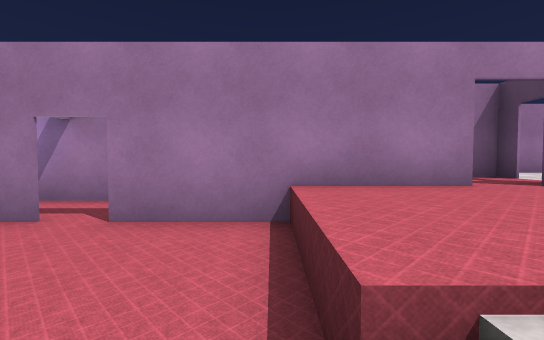
view 1 (above)

24 first-person views from a walk through a scene from a Unity 3-D project. The camera is 1.2 m above the floor, tilts 2° down and sees 90° across. The floor is counted in squares, 2 m on a side. Each view is taken from the middle of a square. On the plan, view 1 faces up. The plan holds only what a view shows up to about 9 squares ahead; the rest is blank. The place goes on beyond the plan. The player is left out. Surface patterns are stand-ins for the level's own textures.

view 2
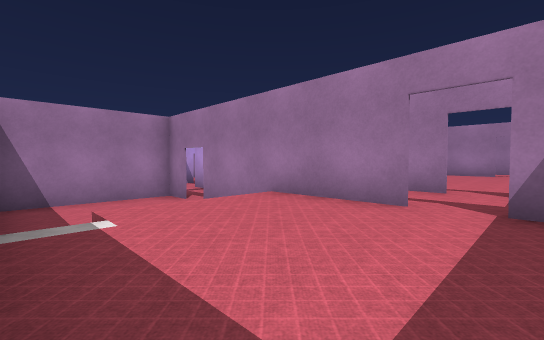

view 3
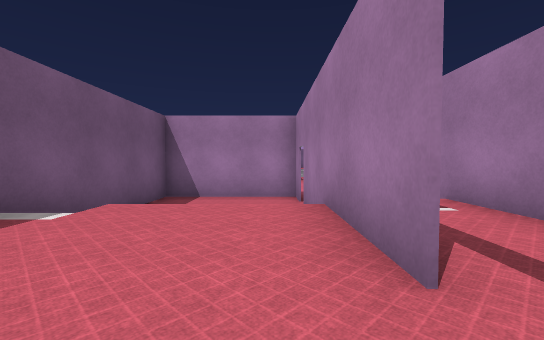

view 4
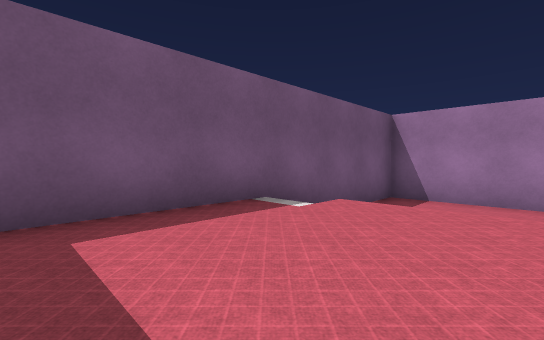

view 5
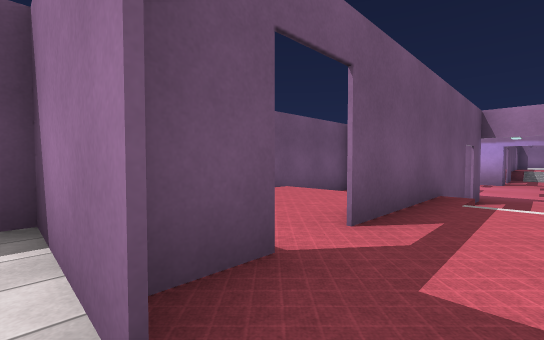

view 6
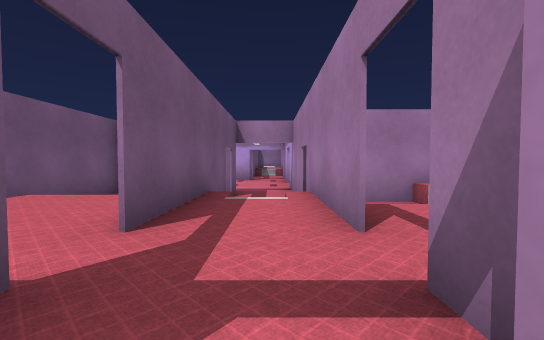

view 7
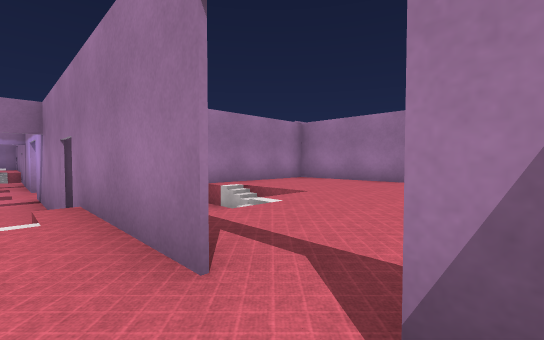

view 8
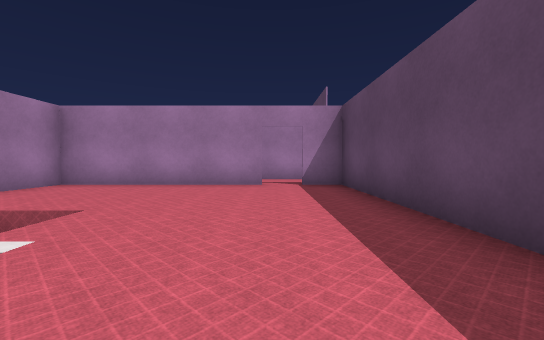

view 9
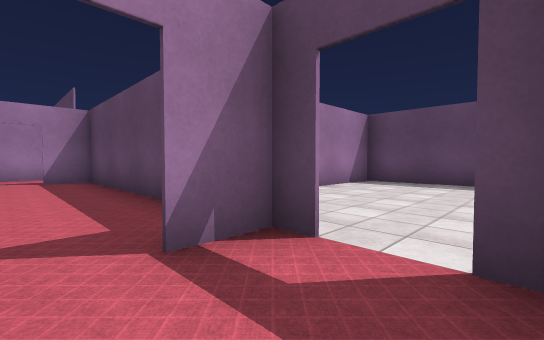

view 10
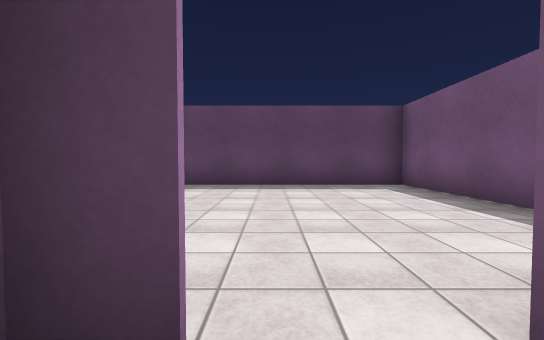

view 11
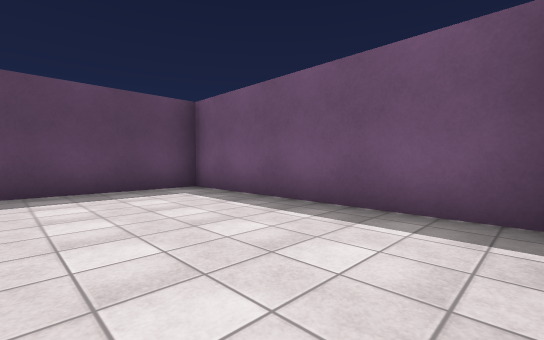

view 12
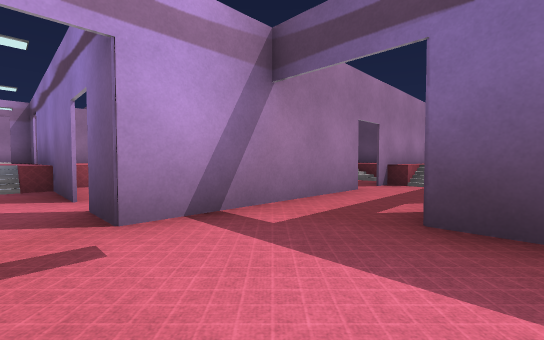

view 13
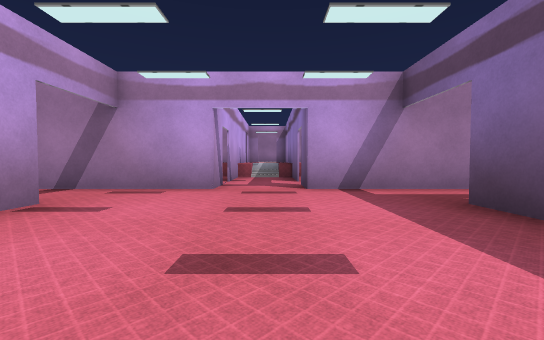

view 14
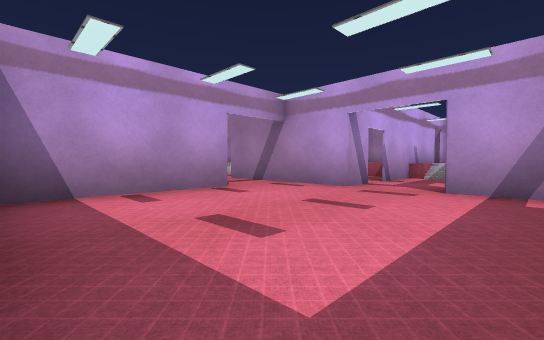

view 15
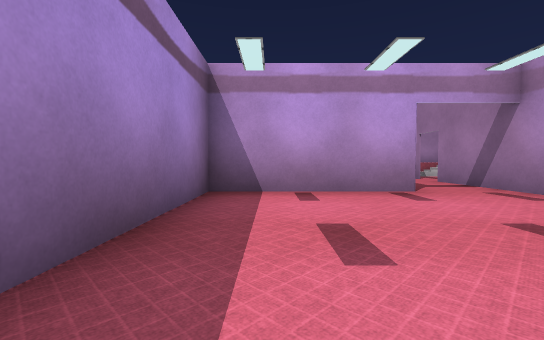

view 16
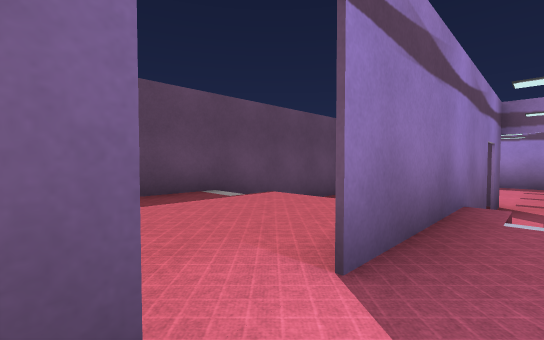

view 17
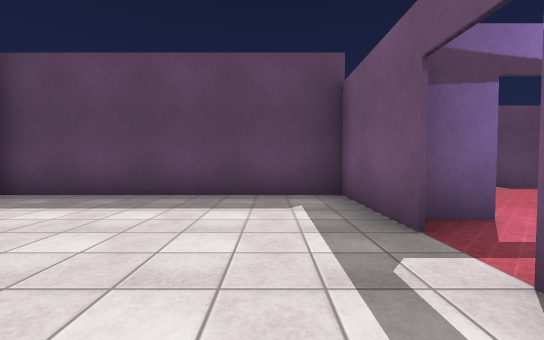

view 18
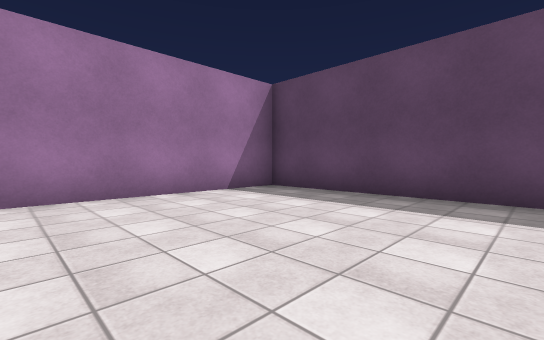

view 19
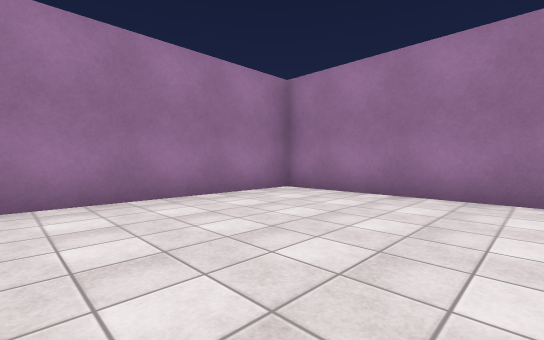

view 20
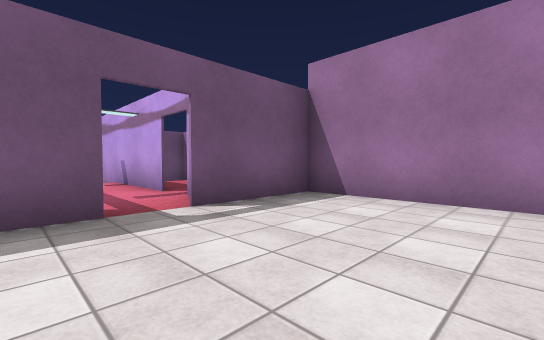

view 21
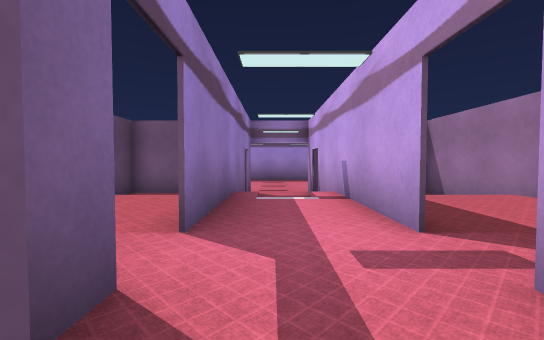

view 22
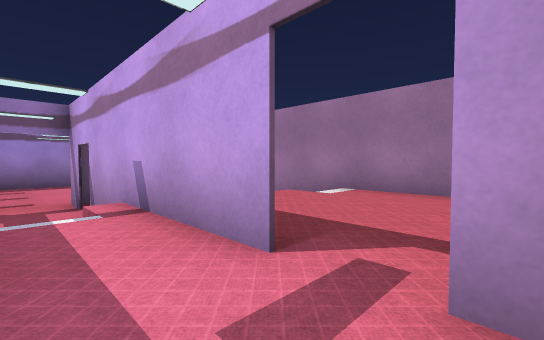

view 23
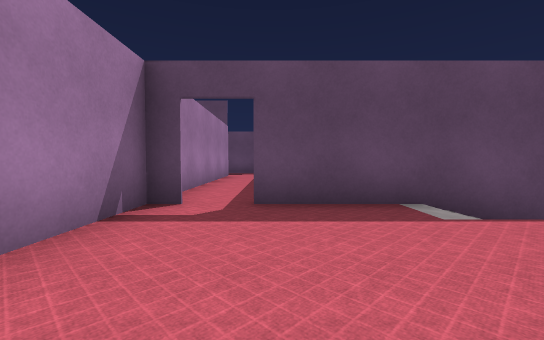

view 24
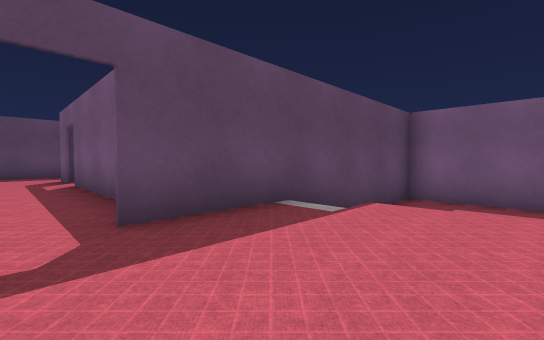

### Floor plan
Key: @ floor where view 1 was taken; # wall or solid block; . main floor; - floor 1 m lower than the main floor; / step, stairs or slope.
Columns run from 14 left of view 1 to 11 right of it. Each row starts with its distance up from view 1.
 21    ########
 20    #......#
 19    #......#
 18    #......#
 17    #......#
 16    #......#
 15    ####.###########
 14      .#.#............#
 13   #.........#####.##.#
 12   #...#.#...#......#
 11   #...#.#../#......#
 10   #-- #/#--/#......#
  9   #   #-#   #//....#
  8   #   #-#   #--....#######
  7   #   ------#--/...# ....#
  6 #-####--#####-###.##.....#
  5  -------------/..........#
  4     #-------#####.##.....#
  3     #-----#----....#.....#
  2     #-----#----....#.....#
  1     #-----#----....#######
  0     #-----#---@/...
 -1     ##### #########

Where each view was taken, in squares from view 1:
view 1: 0 up, 0 right, facing up
view 2: 0 up, 4 right, facing up-left
view 3: 3 up, 4 right, facing left
view 4: 3 up, 4 right, facing down-left
view 5: 5 up, 5 right, facing down-left
view 6: 5 up, 5 right, facing left
view 7: 5 up, 4 right, facing up-left
view 8: 6 up, 3 right, facing up
view 9: 4 up, 3 right, facing up-right
view 10: 5 up, 4 right, facing right
view 11: 5 up, 5 right, facing down-right
view 12: 3 up, 7 left, facing up-right
view 13: 0 up, 7 left, facing up
view 14: 0 up, 5 left, facing up-left
view 15: 1 up, 5 left, facing left
view 16: 14 up, 7 left, facing down-right
view 17: 16 up, 9 left, facing right
view 18: 16 up, 9 left, facing up-right
view 19: 16 up, 6 left, facing up-left
view 20: 18 up, 6 left, facing down-left
view 21: 15 up, 7 left, facing down
view 22: 14 up, 7 left, facing down-left
view 23: 13 up, 6 left, facing right
view 24: 14 up, 5 left, facing down-right
